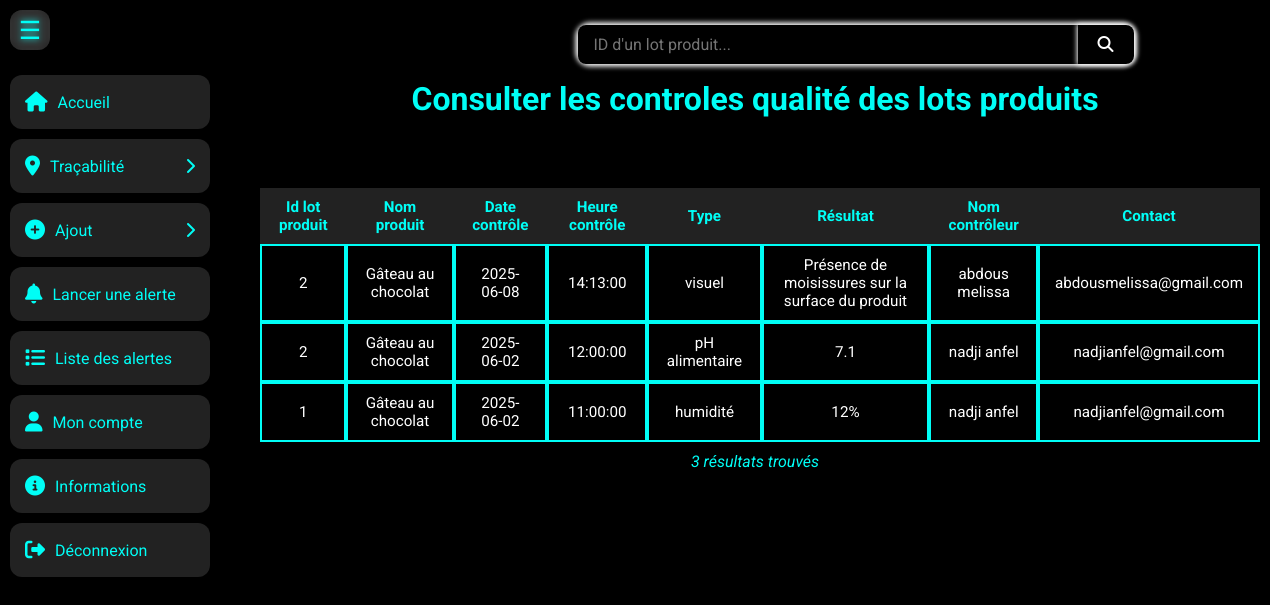
Page /fabricant/ctrllotprod.php on the committed database.
### tables this page shows
CREATE TABLE `resultatcontroleprod` (
  `id` int(11) NOT NULL,
  `NumOpCtrl` int(11) NOT NULL,
  `NumLotProd` int(11) NOT NULL,
  `Resultat` varchar(50) DEFAULT NULL,
  `Type` varchar(50) DEFAULT NULL
);

CREATE TABLE `lotproduitfini` (
  `NumLotProd` int(11) NOT NULL,
  `DateProduction` date DEFAULT NULL,
  `DateExpiration` date DEFAULT NULL,
  `QteInitiale` int(11) DEFAULT NULL,
  `QteRestante` int(11) DEFAULT NULL,
  `Etat` varchar(50) DEFAULT NULL,
  `NumOpProd` int(11) DEFAULT NULL,
  `IdProd` int(11) DEFAULT NULL
);

CREATE TABLE `produitfini` (
  `IdProd` int(11) NOT NULL,
  `nomProd` varchar(100) DEFAULT NULL,
  `description` text DEFAULT NULL,
  `prix` decimal(10,2) DEFAULT NULL
);

CREATE TABLE `operationcontrole` (
  `NumOpCtrl` int(11) NOT NULL,
  `DateControle` date DEFAULT NULL,
  `HeureControle` time DEFAULT NULL,
  `conforme` varchar(255) DEFAULT NULL,
  `commentaire` text DEFAULT NULL,
  `IdResCtrl` int(11) DEFAULT NULL
);

CREATE TABLE `users` (
  `IdUser` int(11) NOT NULL,
  `NomComplet` varchar(100) DEFAULT NULL,
  `Email` varchar(100) DEFAULT NULL,
  `NumTel` varchar(20) DEFAULT NULL,
  `MotDePasse` varchar(255) NOT NULL,
  `Adresse` varchar(255) DEFAULT NULL,
  `role` enum('fournisseur','fabricant','client','controleur','logisticien') NOT NULL,
  `created_at` timestamp NOT NULL DEFAULT current_timestamp()
);

### src/fabricant/ctrllotprod.php (the view, shortened to what this page needs)
<!DOCTYPE html>
<html lang="fr">
<head>
  <link rel="stylesheet" href="https://cdnjs.cloudflare.com/ajax/libs/font-awesome/6.4.0/css/all.min.css">
  <link rel="stylesheet" href="style.css">
</head>
<body>
<div class="sidebar" id="sidebar">
        <button id="toggleSidebar" onclick="toggleSidebar()">☰</button>
        <nav class="nav">
            <a href="homepage.php">
                <span class="icon"><i class="fas fa-home"></i></span>
                <span class="label">Accueil</span>
            </a>
            <div class="dropdown">
                <a class="dropdown-toggle">
                    <div style="display: flex; align-items: center;">
                        <span class="icon"><i class="fas fa-map-marker-alt"></i></span>
                        <span class="label">Traçabilité</span>
                    </div>
                    <span class="arrow"><i class="fas fa-chevron-right"></i></span>
                </a>
            </div>
            <div class="dropdown">
                <a class="dropdown-toggle">
                    <div style="display: flex; align-items: center;">
                        <span class="icon"><i class="fas fa-plus-circle"></i></span>
                        <span class="label">Ajout</span>
                    </div>
                    <span class="arrow"><i class="fas fa-chevron-right"></i></span>
                </a>
            </div>
            <a href="lanceralerte.php">
                <span class="icon"><i class="fas fa-bell"></i></span>
                <span class="label">Lancer une alerte</span>
            </a>
            <a href="listealertes.php">
                <span class="icon"><i class="fas fa-list"></i></span>
                <span class="label">Liste des alertes</span>
            </a>
            <a href="compte.php">
                <span class="icon"><i class="fas fa-user"></i></span>
                <span class="label">Mon compte</span>
            </a>
            <a href="informations.php">
                <span class="icon"><i class="fas fa-info-circle"></i></span>
                <span class="label">Informations</span>
            </a>
            <a href="logout.php">
                <span class="icon"><i class="fas fa-sign-out-alt"></i></span>
                <span class="label">Déconnexion</span>
            </a>
        </nav>
    </div>
    <button id="toggleSidebar" onclick="toggleSidebar()">☰</button>
  <main>
      <div class="search-bar">
    <form method="get" action="<?php echo htmlspecialchars($_SERVER['PHP_SELF']); ?>">
      <input type="text" name="query" placeholder="ID d'un lot produit..." value="<?php echo isset($_GET['query']) ? htmlspecialchars($_GET['query']) : ''; ?>" required>
     <button class="search-icon-bottun"><i class="fas fa-search"></i></button>
    </form>
  </div>
            <h1>Consulter les controles qualité des lots produits</h1>
        <table class="content-table">
            <thead>
                <thead>
  <tr>
    <th>Id lot produit</th>
    <th>Nom produit</th>
    <th>Date contrôle</th>
    <th>Heure contrôle</th>
    <th>Type</th>
    <th>Résultat</th>
    <th>Nom contrôleur</th>
    <th>Contact</th>
  </tr>
</thead>
            <tbody>
               <?php
$host = "localhost";
$user = "root";
$pass = "";
$db = "trace";
try {
  $pdo = new PDO("mysql:host=$host;dbname=$db;charset=utf8", $user, $pass);
  $pdo->setAttribute(PDO::ATTR_ERRMODE, PDO::ERRMODE_EXCEPTION);
  $query = isset($_GET['query']) ? trim($_GET['query']) : '';
  $sql = "
    SELECT
      oc.DateControle,
      oc.HeureControle,
      rpf.Resultat,
      rpf.Type,
      u.NomComplet AS NomControleur,
      u.Email AS ContactControleur,
      lp.NumLotProd,
      p.nomProd
    FROM ResultatControleProd rpf
    JOIN OperationControle oc ON oc.NumOpCtrl = rpf.NumOpCtrl
    JOIN Users u ON u.Iduser = oc.IdResCtrl
    JOIN LotProduitFini lp ON lp.NumLotProd = rpf.NumLotProd
    JOIN ProduitFini p ON p.IdProd = lp.IdProd
  ";
  $params = [];
  $sql .= " ORDER BY oc.DateControle DESC, oc.HeureControle DESC";
  $stmt = $pdo->prepare($sql);
  $stmt->execute($params);
  $results = $stmt->fetchAll(PDO::FETCH_ASSOC);
  if ($results) {
    foreach ($results as $row) {
      echo "<tr>";
      echo "<td>{$row['NumLotProd']}</td>";
      echo "<td>{$row['nomProd']}</td>";
      echo "<td>{$row['DateControle']}</td>";
      echo "<td>{$row['HeureControle']}</td>";
      echo "<td>{$row['Type']}</td>";
      echo "<td>{$row['Resultat']}</td>";
      echo "<td>{$row['NomControleur']}</td>";
      echo "<td>{$row['ContactControleur']}</td>";
      echo "</tr>";
    }
        echo '</tbody></table>';
        echo '<div class="results-count">'.count($results).' résultats trouvés</div>';
  } else {
    if ($query !== '') {
      echo "<tr><td colspan='8'>Aucun résultat trouvé pour ce lot produit fini.</td></tr>";
    }
  }
} catch (PDOException $e) {
  echo "<tr><td colspan='8'>Erreur de connexion : " . $e->getMessage() . "</td></tr>";
}
?>
    </main>
</body>
</html>

### src/fabricant/style.css (style rules this page uses)
* { margin: 0; padding: 0; box-sizing: border-box; font-family: 'Roboto', sans-serif; }
body { background-color: #000000; color: #ffffff; transition: margin-left 0.3s; }
.sidebar { width: 220px; height: 100vh; background-color: #000000; position: fixed; top: 0; left: 0; transition: width 0.3s ease; z-index: 1000; overflow-y: auto; padding-top: 60px; box-shadow: 2px 0 10px rgba(0, 0, 0, 0.5); }
.nav { display: flex; flex-direction: column; padding: 10px; }
.nav a { color: #00fef6; background-color: #222222; display: flex; align-items: center; padding: 15px; margin: 5px 0; border-radius: 12px; text-decoration: none; transition: all 0.3s ease; }
.nav a .icon { font-size: 20px; margin-right: 10px; }
.nav a .label { white-space: nowrap; }
#toggleSidebar { position: fixed; top: 10px; left: 10px; width: 40px; height: 40px; font-size: 25px; color: #00fef6; background: rgba(255, 255, 255, 0.1); backdrop-filter: blur(3px); border-radius: 12px; border: none; z-index: 1001; cursor: pointer; display: flex; align-items: center; justify-content: center; }
main { margin-left: 240px; padding: 20px; transition: margin-left 0.3s ease; }
.dropdown-toggle { justify-content: space-between; cursor: pointer; }
.arrow { transition: transform 0.3s; }
.search-bar { position: fixed; background: rgba(255, 255, 255, 0.1); backdrop-filter: blur(2px); padding: 0px; margin-left: 25%; margin-top: 5px; border-radius: 12px; z-index: 2; }
.search-bar form { box-shadow: 0px 0px 5px 2.5px #ffffff; display: flex; justify-content: center; align-items: center; max-width: 600px; margin: auto; border-radius: 12px; }
.search-bar input[type="text"] { flex: 1; width: 500px; padding: 10px 16px; font-size: 16px; border: none; background-color: #000000; color: #ffffff; border-radius: 8px 0 0 8px; }
.search-bar button { padding: 10px 20px; box-shadow: 0px 0px 5px 1px #ffffff; font-size: 16px; border: none; background-color: #000000; color: #ffffff; border-radius: 0 8px 8px 0; transition: 500ms ease; }
.content-table { font-size: 0.95em; min-width: 1000px; border-collapse: separate; border-spacing: 0; margin-top: 70px; }
.content-table thead tr { background-color: #222222; color: #00fef6; }
.content-table th, .content-table td { padding: 10px 15px; text-align: center; }
.content-table tbody td { border: solid 2px #00fef6; color: #ffffff; }
h1 { padding-top: 60px; color: #00fef6; text-align: center; }
.results-count { text-align: center; margin-top: 10px; color: #00fef6; font-style: italic; }

### rows in the picture
resultatcontroleprod: lotproduitfini.NumLotProd "2", produitfini.nomProd "Gâteau au chocolat", operationcontrole.DateControle "2025-06-08", operationcontrole.HeureControle "14:13:00", Type "visuel", Resultat "Présence de moisissures sur la surface du produit", users.NomComplet "abdous melissa", users.Email "abdousmelissa@gmail.com"
resultatcontroleprod: lotproduitfini.NumLotProd "2", produitfini.nomProd "Gâteau au chocolat", operationcontrole.DateControle "2025-06-02", operationcontrole.HeureControle "12:00:00", Type "pH alimentaire", Resultat "7.1", users.NomComplet "nadji anfel", users.Email "nadjianfel@gmail.com"
resultatcontroleprod: lotproduitfini.NumLotProd "1", produitfini.nomProd "Gâteau au chocolat", operationcontrole.DateControle "2025-06-02", operationcontrole.HeureControle "11:00:00", Type "humidité", Resultat "12%", users.NomComplet "nadji anfel", users.Email "nadjianfel@gmail.com"

### other values in the picture
count($results) "3"
